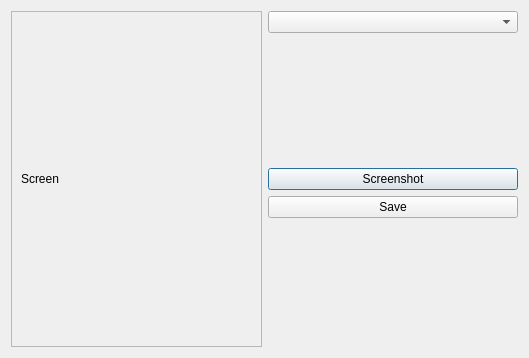
<?xml version="1.0" encoding="UTF-8"?>
<ui version="4.0">
 <class>Dialog</class>
 <widget class="QDialog" name="Dialog">
  <property name="geometry">
   <rect>
    <x>0</x>
    <y>0</y>
    <width>529</width>
    <height>358</height>
   </rect>
  </property>
  <property name="windowTitle">
   <string>Dialog</string>
  </property>
  <layout class="QHBoxLayout" name="horizontalLayout">
   <item>
    <widget class="QFrame" name="frame">
     <property name="frameShape">
      <enum>QFrame::Shape::StyledPanel</enum>
     </property>
     <property name="frameShadow">
      <enum>QFrame::Shadow::Raised</enum>
     </property>
     <layout class="QVBoxLayout" name="verticalLayout_2">
      <item>
       <widget class="QLabel" name="lblScreen">
        <property name="text">
         <string>Screen</string>
        </property>
       </widget>
      </item>
     </layout>
    </widget>
   </item>
   <item>
    <layout class="QVBoxLayout" name="verticalLayout">
     <item>
      <widget class="QComboBox" name="cmbScreens"/>
     </item>
     <item>
      <spacer name="verticalSpacer">
       <property name="orientation">
        <enum>Qt::Orientation::Vertical</enum>
       </property>
       <property name="sizeHint" stdset="0">
        <size>
         <width>20</width>
         <height>40</height>
        </size>
       </property>
      </spacer>
     </item>
     <item>
      <widget class="QPushButton" name="btnScreen">
       <property name="text">
        <string>Screenshot</string>
       </property>
      </widget>
     </item>
     <item>
      <widget class="QPushButton" name="btnSave">
       <property name="text">
        <string>Save</string>
       </property>
      </widget>
     </item>
     <item>
      <spacer name="verticalSpacer_2">
       <property name="orientation">
        <enum>Qt::Orientation::Vertical</enum>
       </property>
       <property name="sizeHint" stdset="0">
        <size>
         <width>20</width>
         <height>40</height>
        </size>
       </property>
      </spacer>
     </item>
    </layout>
   </item>
  </layout>
 </widget>
 <resources/>
 <connections/>
</ui>
